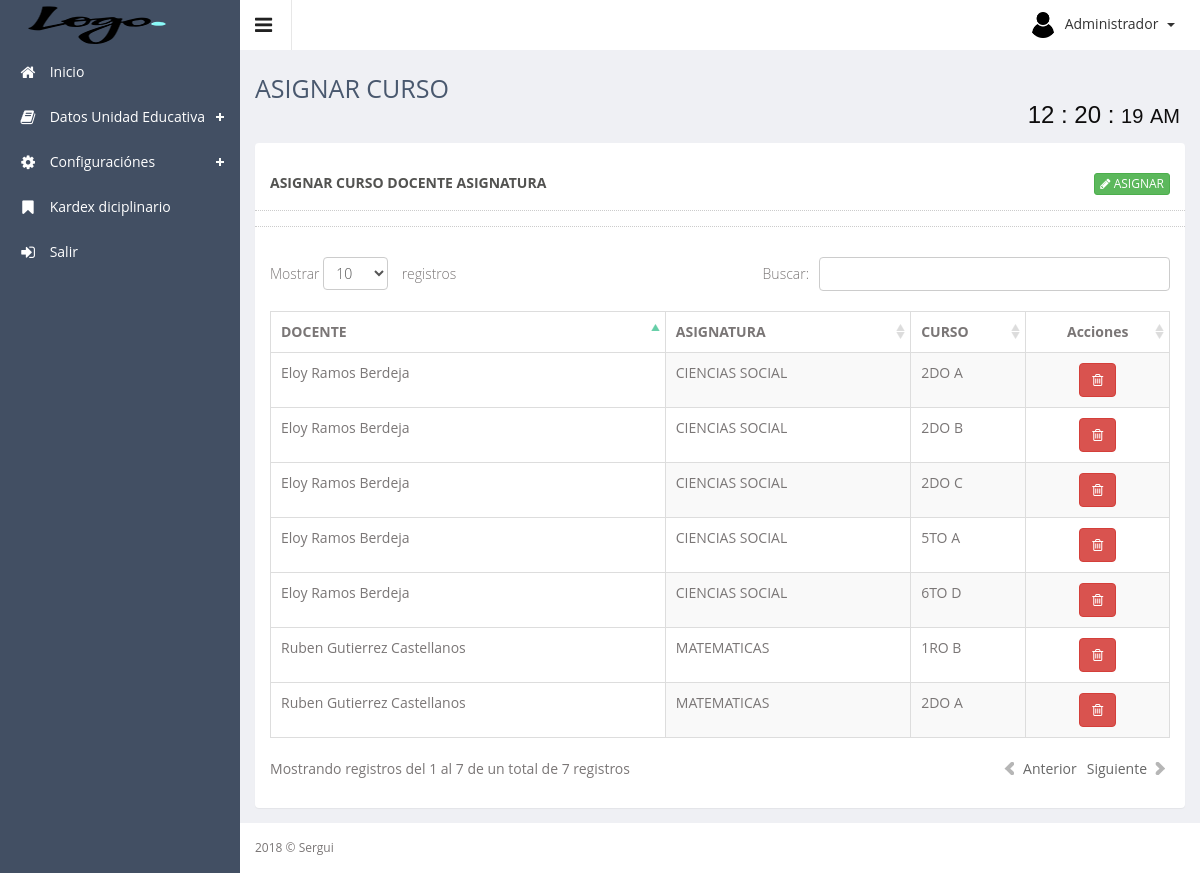
The page /app/controller/asignar_curso/ (signed in) on the database its author committed.
### tables this page shows
CREATE TABLE `tiene` (
  `id_curso` int(11) NOT NULL,
  `id_asignatura` bigint(20) NOT NULL,
  `id_docente` int(11) NOT NULL,
  PRIMARY KEY (`id_curso`,`id_asignatura`,`id_docente`),
  KEY `id_asignatura1` (`id_asignatura`),
  KEY `id_docente` (`id_docente`),
  CONSTRAINT `id_curso2` FOREIGN KEY (`id_curso`) REFERENCES `curso` (`id_curso`) ON DELETE CASCADE ON UPDATE CASCADE,
  CONSTRAINT `tiene_ibfk_1` FOREIGN KEY (`id_asignatura`) REFERENCES `asignatura` (`id_asignatura`) ON DELETE CASCADE ON UPDATE CASCADE,
  CONSTRAINT `tiene_ibfk_2` FOREIGN KEY (`id_docente`) REFERENCES `docente` (`id_docente`)
);

CREATE TABLE `docente` (
  `id_docente` int(11) NOT NULL AUTO_INCREMENT,
  `ci` varchar(20) NOT NULL,
  `nombre` varchar(50) NOT NULL,
  `paterno` varchar(45) NOT NULL,
  `materno` varchar(45) NOT NULL,
  `celular` varchar(12) NOT NULL,
  `estado` tinyint(1) NOT NULL DEFAULT '1',
  `id_user` bigint(20) DEFAULT NULL,
  PRIMARY KEY (`id_docente`),
  UNIQUE KEY `ci_UNIQUE` (`ci`),
  UNIQUE KEY `id_user_UNIQUE` (`id_user`)
);

CREATE TABLE `asignatura` (
  `id_asignatura` bigint(11) NOT NULL AUTO_INCREMENT,
  `nombre_asignatura` varchar(15) NOT NULL,
  `sigla` varchar(7) NOT NULL,
  `estado` bigint(1) NOT NULL DEFAULT '1',
  PRIMARY KEY (`id_asignatura`)
);

CREATE TABLE `curso` (
  `id_curso` int(11) NOT NULL AUTO_INCREMENT,
  `grado` varchar(20) NOT NULL,
  `paralelo` varchar(8) NOT NULL,
  `estado` tinyint(1) NOT NULL DEFAULT '1',
  PRIMARY KEY (`id_curso`)
);

### app/controller/asignar_curso/index.php (called while the page is built, shortened)
<?php
	$con=conectar();
	if (!($tienes = $con->query("SELECT d.nombre
						, d.paterno
						, d.materno
						, a.nombre_asignatura
						, c.grado
						, c.paralelo
						, t.id_curso
						, t.id_asignatura
						, t.id_docente
						FROM
						 docente d,
						 asignatura a,
						 curso c,
						 tiene t
						WHERE t.id_curso=c.id_curso
							AND t.id_asignatura = a.id_asignatura
							AND t.id_docente = d.id_docente"))) {
    	echo "Falló SELECT: (" . $con->errno . ") " . $con->error;
	}
	require_once ('../../../public/views/plantilla.php');
?>

### public/views/asignar_curso/index.php (shortened to what this page needs)
<div class="row">
    <div class="col-sm-12">
        <section class="panel">
            <header class="panel-heading">
                <div class="row panel-heading">
                    asignar curso docente asignatura
                    <span class="pull-right">
                        <a href="#modal_Registrar" class="btn btn-xs btn-success" data-toggle="modal">
                            <span class="fa fa-pencil"></span> ASIGNAR
                        </a>
                    </span>
                </div>
            </header>
            <div class="panel-body">
                <div class="adv-table" >
                    <table  class="display table table-bordered table-striped" id="tbAsignados">
                        <thead>
                            <tr>
                                <th>DOCENTE</th>
                                <th>ASIGNATURA</th>
                                <th>CURSO</th>
                                <th class="text-center">Acciones</th>
                            </tr>
                        </thead>
                        <tbody>
                            <?php foreach ($tienes as $tiene): ?>
                                <tr class="gradeX">
                                    <td><?php echo $tiene['nombre'].' '.$tiene['paterno'].' '.$tiene['materno']; ?></td>
                                    <td><?php echo $tiene['nombre_asignatura']; ?></td>
                                    <td><?php echo $tiene['grado'].' '.$tiene['paralelo']; ?></td>
                                    <td class="text-center">
                                        <a class="btn btn-danger" href="#modalEliminar" role="button" data-toggle="modal" data-placement="top" title="Eliminar" onclick="eliminar_datos(<?php echo $tiene['id_docente'] ?>,<?php echo $tiene['id_curso'] ?>,<?php echo $tiene['id_asignatura'] ?>)">
                                            <span class="fa fa-trash-o"></span>
                                        </a>
                                    </td>
                                </tr>
                            <?php endforeach;?>
                        </tbody>
                    </table>
                </div>
            </div>
        </section>
    </div>
</div>

### resources/assets/js/advanced-datatable/css/demo_table.css (style rules this page uses)
table.display { margin: 0 auto; clear: both; width: 100%; }
table.display thead th { padding: 3px 18px 3px 10px; border-bottom: 1px solid black; font-weight: bold; cursor: pointer; * cursor: hand; }
table.display td { padding: 3px 10px; }
.sorting_asc { background: url('../images/sort_asc.png') no-repeat center right; }
.sorting { background: url('../images/sort_both.png') no-repeat center right; }
table.display tr.odd.gradeX { background-color: #ffdddd; }
table.display tr.even.gradeX { background-color: #ffeeee; }
tr.odd { background-color: #E2E4FF; }
tr.even { background-color: white; }
tr.odd td.sorting_1 { background-color: #D3D6FF; }
tr.even td.sorting_1 { background-color: #EAEBFF; }
tr.odd.gradeX td.sorting_1 { background-color: #ffc4c4; }
tr.even.gradeX td.sorting_1 { background-color: #ffd5d5; }
table.display tr.gradeX { background-color: #ffdddd; }

### rows shown on the page
tiene: id_docente.nombre "Eloy", id_docente.paterno "Ramos", id_docente.materno "Berdeja", id_asignatura.nombre_asignatura "CIENCIAS SOCIAL", id_curso.grado "2DO", id_curso.paralelo "A"
tiene: id_docente.nombre "Eloy", id_docente.paterno "Ramos", id_docente.materno "Berdeja", id_asignatura.nombre_asignatura "CIENCIAS SOCIAL", id_curso.grado "2DO", id_curso.paralelo "B"
tiene: id_docente.nombre "Eloy", id_docente.paterno "Ramos", id_docente.materno "Berdeja", id_asignatura.nombre_asignatura "CIENCIAS SOCIAL", id_curso.grado "2DO", id_curso.paralelo "C"
tiene: id_docente.nombre "Eloy", id_docente.paterno "Ramos", id_docente.materno "Berdeja", id_asignatura.nombre_asignatura "CIENCIAS SOCIAL", id_curso.grado "5TO", id_curso.paralelo "A"
tiene: id_docente.nombre "Eloy", id_docente.paterno "Ramos", id_docente.materno "Berdeja", id_asignatura.nombre_asignatura "CIENCIAS SOCIAL", id_curso.grado "6TO", id_curso.paralelo "D"
tiene: id_docente.nombre "Ruben", id_docente.paterno "Gutierrez", id_docente.materno "Castellanos", id_asignatura.nombre_asignatura "MATEMATICAS", id_curso.grado "1RO", id_curso.paralelo "B"
tiene: id_docente.nombre "Ruben", id_docente.paterno "Gutierrez", id_docente.materno "Castellanos", id_asignatura.nombre_asignatura "MATEMATICAS", id_curso.grado "2DO", id_curso.paralelo "A"

### other values the page prints
$_SESSION['nombre'] "Administrador"
$subTitulo "ASIGNAR CURSO"
